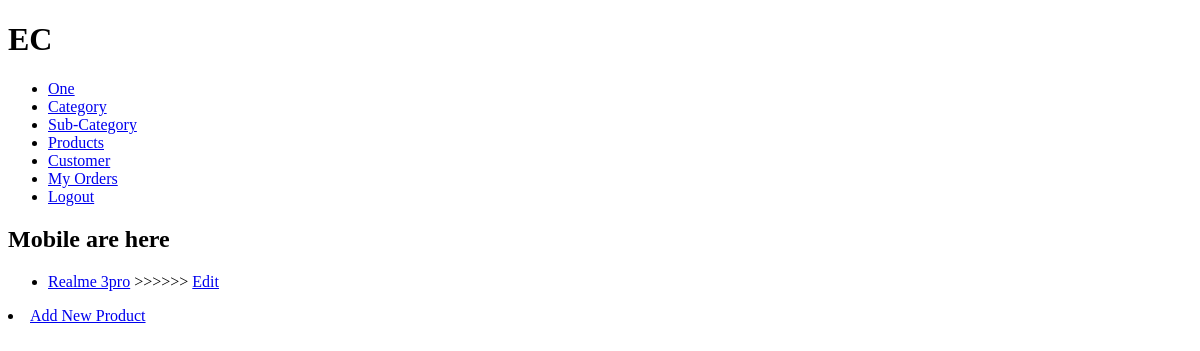
Page /sub-category/3/ (signed in) on the earlier database version.
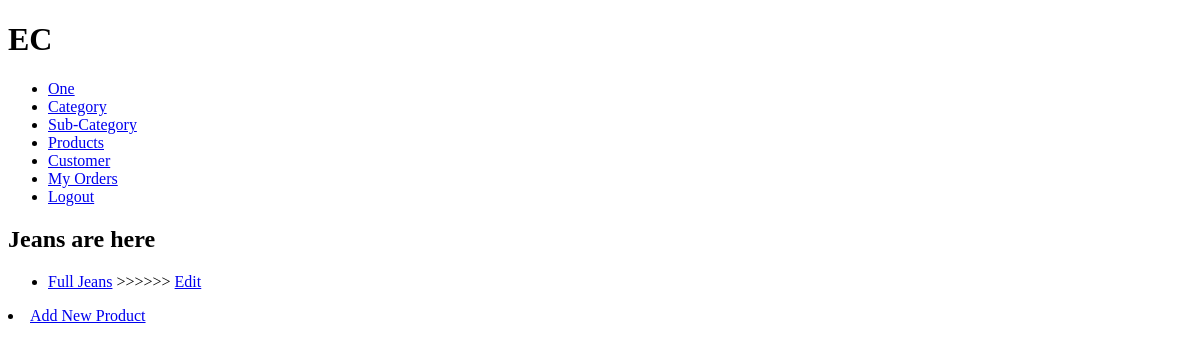
Same page on the later database version.
### base/models.py (models this page shows, shortened)
class SubCategory(models.Model):
    category = models.ForeignKey(Category, on_delete=models.CASCADE)
    name = models.CharField(max_length=20)
    created_at = models.DateTimeField(auto_now_add=True)
    updated_at = models.DateTimeField(auto_now=True)
    deleted_at = models.DateTimeField(null=True, blank=True)
    def __str__(self):
        return self.name

class Product(models.Model):
    STATUS_CHOICES = [
        ('In-Stock', 'In-Stock'),
        ('Out-of-Stock', 'Out-of-Stock'),
    ]
    category = models.ForeignKey(SubCategory, on_delete=models.CASCADE)
    product_id = models.CharField(max_length=10, unique=True, editable=False)
    name = models.CharField(max_length=30)
    product_image = models.ImageField(null=True, blank=True)
    price = models.FloatField()
    description = models.TextField(null=True)
    quantity = models.CharField(max_length=10, null=True, blank=True)
    stock = models.CharField(max_length=20, choices=STATUS_CHOICES, default="In-Stock")
    created_at = models.DateTimeField(auto_now_add=True)
    updated_at = models.DateTimeField(auto_now=True)
    deleted_at = models.DateTimeField(null=True, blank=True)

### base/views.py (the view)
# urls.py: path("sub-category/<int:pk>/", views.subCategoryView, name="single-sub-category"),
def subCategoryView(request, pk):
    category = SubCategory.objects.get(id=pk)
    products = Product.objects.filter(category=category)
    context = {"category":category,"products":products}
    return render(request, "base/subcategory/single_sub_category.html", context)

### base/templates/base/subcategory/single_sub_category.html
{% extends "main.html" %}
{% block content %}
<div>
    <h2>{{category}} are here</h2>
    {% for product in products %}
        <ul>
            <li><a href="{% url "product" product.id %}">{{product.name}}</a> >>>>>> <a href="{% url "edit-product" product.id %}">Edit</a></li>
        </ul>
    {% endfor %}
    {% if request.user.is_superuser %}
        <li><a href="{% url "create-product" category.id %}">Add New Product</a></li>
    {% endif %}
</div>
{% endblock content %}

Differences in the rows shown:
removed Product: name "Realme 3pro"
changed SubCategory: name "Mobile" → "Jeans"
now on this page (row edited): Product: name "Full Jeans"
